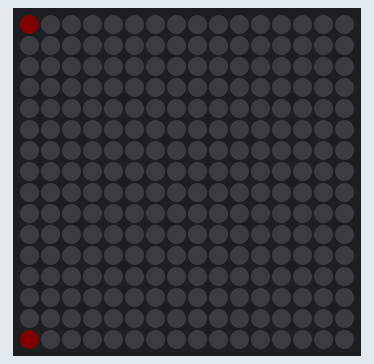
The sketch below on a simulated Arduino Uno, built with avr-gcc and run on an emulated ATmega328P. Shown: 16×16 RGB LED matrix (first LED top left, wired row by row). Dim RGB values are drawn brighter than linear; what the sketch prints to the serial monitor is not drawn.

Above: at 2.5 s.
At 3.27 s:
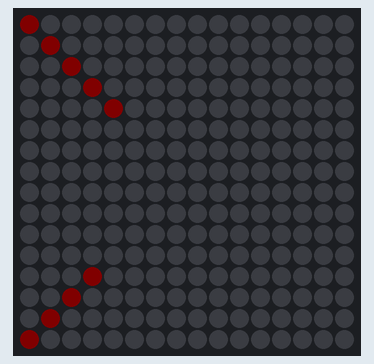
At 3.72 s:
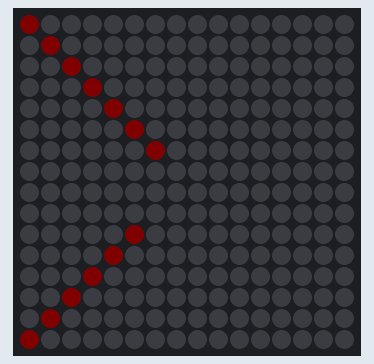
At 4.16 s:
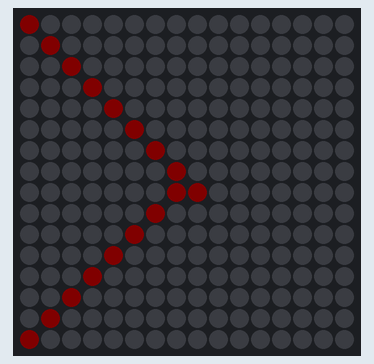
At 4.94 s:
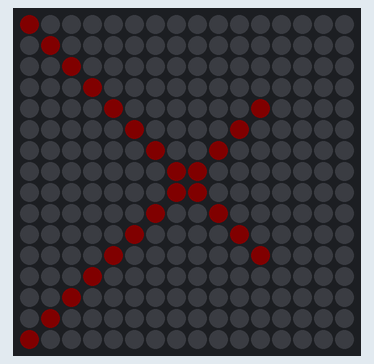
At 5.8 s:
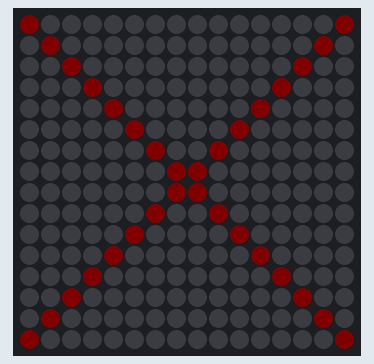

Measured:
- by itself, everything shown: repeats every 6.6 s, in 33 steps
- what the display in image 5 shows lasts 2.1 s, from 5.8 s to 7.9 s

The sketch:

LEDlayout.ino
```cpp
#include <FastLED.h>

#define LED_PIN     12
#define NUM_LEDS    256  // 16x16 matrix
#define BRIGHTNESS  5
#define LED_TYPE    WS2812B
#define COLOR_ORDER GRB
#define MATRIX_WIDTH 16
#define MATRIX_HEIGHT 16

CRGB leds[NUM_LEDS];

void setup() {
  Serial.begin(115200);
  delay(1000);

  FastLED.addLeds<LED_TYPE, LED_PIN, COLOR_ORDER>(leds, NUM_LEDS).setCorrection(TypicalLEDStrip);
  FastLED.setBrightness(BRIGHTNESS);

  // Clear all LEDs
  FastLED.clear();
  FastLED.show();

  // Print XY mappings
  Serial.println("XY Mappings:");
  for (int y = 0; y < MATRIX_HEIGHT; y++) {
    for (int x = 0; x < MATRIX_WIDTH; x++) {
      uint16_t index = XY(x, y);
      Serial.print("(");
      Serial.print(x);
      Serial.print(",");
      Serial.print(y);
      Serial.print(") -> ");
      Serial.print(index);
      Serial.print("  ");
    }
    Serial.println(); // New line for each row
  }
}

// Helper function to make 2D matrix to 1D array, each number represents the LED #
// Starting from bottom right of 0 and then it goes right to 15 up one, and then its 16 goes left
// VIEWING ALOGN WITH NUMBERS UPRIGHT
uint16_t XY(uint8_t x, uint8_t y) {
  if (y & 0x01) {
    // odd rows run left
    uint8_t reverseX = (MATRIX_WIDTH - 1) - x;
    return (y * MATRIX_WIDTH) + reverseX;
  } else {
    // Even rows run right
    return (y * MATRIX_WIDTH) + x;
  }
}

void loop() {
  // Clear all LEDs
  FastLED.clear();
  FastLED.show();
  delay(1000);  // Wait a second before starting
  // Draw the X
  for (int i = 0; i < MATRIX_WIDTH; i++) {
    leds[XY(i, i)] = CRGB::Red; // Main diagonal
    Serial.print("Return from XY");
    Serial.print(XY(i,i));
    Serial.println();
    FastLED.show();
    delay(100);
    leds[XY(i, MATRIX_HEIGHT - 1 - i)] = CRGB::Red; // Anti-diagonal
    FastLED.show();
    delay(100);
    Serial.print(i);
  }

  delay(2000);
}
```
